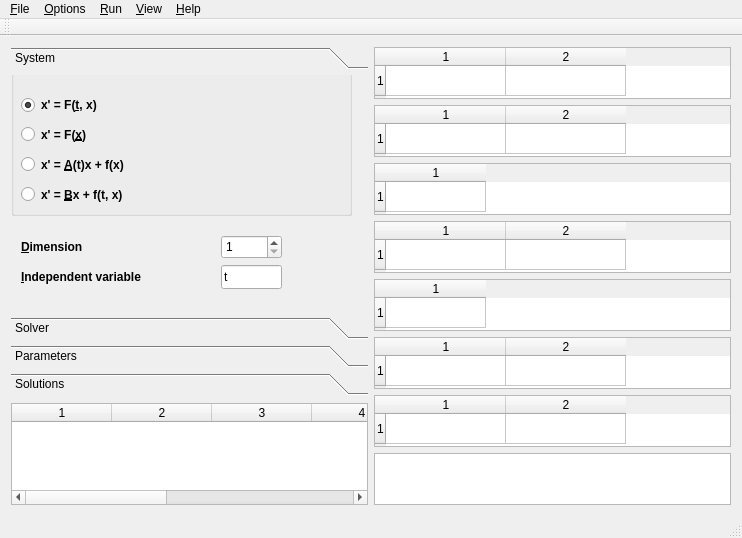
<?xml version="1.0" encoding="UTF-8"?>
<ui version="4.0">
 <class>RungeClass</class>
 <widget class="QMainWindow" name="RungeClass">
  <property name="geometry">
   <rect>
    <x>0</x>
    <y>0</y>
    <width>742</width>
    <height>538</height>
   </rect>
  </property>
  <property name="minimumSize">
   <size>
    <width>742</width>
    <height>538</height>
   </size>
  </property>
  <property name="windowTitle">
   <string>Runge</string>
  </property>
  <property name="windowIcon">
   <iconset resource="runge.qrc">
    <normaloff>:/Runge/Resources/32x32/graph_edge_directed.png</normaloff>:/Runge/Resources/32x32/graph_edge_directed.png</iconset>
  </property>
  <property name="toolTip">
   <string/>
  </property>
  <property name="statusTip">
   <string/>
  </property>
  <widget class="QWidget" name="centralWidget">
   <layout class="QHBoxLayout">
    <item>
     <layout class="QVBoxLayout" name="leftLayout">
      <item>
       <layout class="QVBoxLayout" name="leftVerticalLayout" stretch="0,0">
        <property name="spacing">
         <number>8</number>
        </property>
        <property name="sizeConstraint">
         <enum>QLayout::SetNoConstraint</enum>
        </property>
        <item>
         <widget class="QToolBox" name="toolBox">
          <property name="sizePolicy">
           <sizepolicy hsizetype="Preferred" vsizetype="Expanding">
            <horstretch>0</horstretch>
            <verstretch>0</verstretch>
           </sizepolicy>
          </property>
          <property name="minimumSize">
           <size>
            <width>350</width>
            <height>348</height>
           </size>
          </property>
          <property name="maximumSize">
           <size>
            <width>100000</width>
            <height>348</height>
           </size>
          </property>
          <property name="currentIndex">
           <number>0</number>
          </property>
          <widget class="QWidget" name="page_system">
           <property name="geometry">
            <rect>
             <x>0</x>
             <y>0</y>
             <width>355</width>
             <height>240</height>
            </rect>
           </property>
           <attribute name="label">
            <string>System</string>
           </attribute>
           <widget class="QSpinBox" name="spinBoxDimension">
            <property name="geometry">
             <rect>
              <x>210</x>
              <y>160</y>
              <width>61</width>
              <height>24</height>
             </rect>
            </property>
            <property name="minimum">
             <number>1</number>
            </property>
            <property name="maximum">
             <number>999</number>
            </property>
            <property name="value">
             <number>1</number>
            </property>
           </widget>
           <widget class="QGroupBox" name="groupODEType">
            <property name="geometry">
             <rect>
              <x>0</x>
              <y>-10</y>
              <width>341</width>
              <height>151</height>
             </rect>
            </property>
            <property name="title">
             <string/>
            </property>
            <widget class="QRadioButton" name="radioFTX">
             <property name="geometry">
              <rect>
               <x>10</x>
               <y>30</y>
               <width>231</width>
               <height>20</height>
              </rect>
             </property>
             <property name="font">
              <font>
               <weight>75</weight>
               <italic>false</italic>
               <bold>true</bold>
              </font>
             </property>
             <property name="text">
              <string>x' = F(&amp;t, x)</string>
             </property>
             <property name="checked">
              <bool>true</bool>
             </property>
            </widget>
            <widget class="QRadioButton" name="radioFX">
             <property name="geometry">
              <rect>
               <x>10</x>
               <y>60</y>
               <width>221</width>
               <height>19</height>
              </rect>
             </property>
             <property name="font">
              <font>
               <weight>75</weight>
               <italic>false</italic>
               <bold>true</bold>
              </font>
             </property>
             <property name="toolTip">
              <string/>
             </property>
             <property name="statusTip">
              <string/>
             </property>
             <property name="text">
              <string>x' = F(&amp;x)</string>
             </property>
            </widget>
            <widget class="QRadioButton" name="radioAF">
             <property name="geometry">
              <rect>
               <x>10</x>
               <y>90</y>
               <width>221</width>
               <height>19</height>
              </rect>
             </property>
             <property name="font">
              <font>
               <weight>75</weight>
               <italic>false</italic>
               <bold>true</bold>
              </font>
             </property>
             <property name="text">
              <string>x' = &amp;A(t)x + f(x)</string>
             </property>
            </widget>
            <widget class="QRadioButton" name="radioBF">
             <property name="geometry">
              <rect>
               <x>10</x>
               <y>120</y>
               <width>221</width>
               <height>19</height>
              </rect>
             </property>
             <property name="font">
              <font>
               <weight>75</weight>
               <italic>false</italic>
               <bold>true</bold>
              </font>
             </property>
             <property name="text">
              <string>x' = &amp;Bx + f(t, x)</string>
             </property>
            </widget>
           </widget>
           <widget class="QLabel" name="labelDimension">
            <property name="geometry">
             <rect>
              <x>10</x>
              <y>160</y>
              <width>191</width>
              <height>24</height>
             </rect>
            </property>
            <property name="font">
             <font>
              <weight>75</weight>
              <bold>true</bold>
             </font>
            </property>
            <property name="text">
             <string>&amp;Dimension</string>
            </property>
            <property name="buddy">
             <cstring>spinBoxDimension</cstring>
            </property>
           </widget>
           <widget class="QLabel" name="labelIndepVar">
            <property name="geometry">
             <rect>
              <x>10</x>
              <y>190</y>
              <width>191</width>
              <height>24</height>
             </rect>
            </property>
            <property name="font">
             <font>
              <weight>75</weight>
              <bold>true</bold>
             </font>
            </property>
            <property name="text">
             <string>&amp;Independent variable</string>
            </property>
            <property name="buddy">
             <cstring>editIndepVar</cstring>
            </property>
           </widget>
           <widget class="QLineEdit" name="editIndepVar">
            <property name="geometry">
             <rect>
              <x>210</x>
              <y>190</y>
              <width>61</width>
              <height>24</height>
             </rect>
            </property>
            <property name="text">
             <string>t</string>
            </property>
           </widget>
          </widget>
          <widget class="QWidget" name="page_method">
           <property name="geometry">
            <rect>
             <x>0</x>
             <y>0</y>
             <width>355</width>
             <height>240</height>
            </rect>
           </property>
           <attribute name="label">
            <string>Solver</string>
           </attribute>
           <widget class="QListWidget" name="listSolvers">
            <property name="geometry">
             <rect>
              <x>10</x>
              <y>10</y>
              <width>331</width>
              <height>201</height>
             </rect>
            </property>
            <property name="toolTip">
             <string>Solvers available for selected System Type</string>
            </property>
           </widget>
          </widget>
          <widget class="QWidget" name="page_parameters">
           <property name="geometry">
            <rect>
             <x>0</x>
             <y>0</y>
             <width>355</width>
             <height>240</height>
            </rect>
           </property>
           <attribute name="label">
            <string>Parameters</string>
           </attribute>
           <widget class="QLabel" name="labelEndT">
            <property name="geometry">
             <rect>
              <x>10</x>
              <y>40</y>
              <width>51</width>
              <height>24</height>
             </rect>
            </property>
            <property name="font">
             <font>
              <weight>75</weight>
              <bold>true</bold>
             </font>
            </property>
            <property name="text">
             <string>En&amp;d</string>
            </property>
            <property name="buddy">
             <cstring>editEndT</cstring>
            </property>
           </widget>
           <widget class="QLineEdit" name="editEndT">
            <property name="geometry">
             <rect>
              <x>60</x>
              <y>40</y>
              <width>61</width>
              <height>24</height>
             </rect>
            </property>
            <property name="toolTip">
             <string>End value for the Independent Variable</string>
            </property>
            <property name="text">
             <string>1.</string>
            </property>
           </widget>
           <widget class="QLineEdit" name="editStartT">
            <property name="geometry">
             <rect>
              <x>60</x>
              <y>10</y>
              <width>61</width>
              <height>24</height>
             </rect>
            </property>
            <property name="toolTip">
             <string>Start value for the Independent Variable</string>
            </property>
            <property name="text">
             <string>0.</string>
            </property>
           </widget>
           <widget class="QLabel" name="labelStartT">
            <property name="geometry">
             <rect>
              <x>10</x>
              <y>10</y>
              <width>51</width>
              <height>24</height>
             </rect>
            </property>
            <property name="font">
             <font>
              <weight>75</weight>
              <bold>true</bold>
             </font>
            </property>
            <property name="text">
             <string>&amp;Start</string>
            </property>
            <property name="buddy">
             <cstring>editStartT</cstring>
            </property>
           </widget>
           <widget class="QTableWidget" name="tableMacros">
            <property name="geometry">
             <rect>
              <x>130</x>
              <y>50</y>
              <width>211</width>
              <height>165</height>
             </rect>
            </property>
            <property name="toolTip">
             <string>Macros and their values</string>
            </property>
            <property name="columnCount">
             <number>2</number>
            </property>
            <attribute name="horizontalHeaderDefaultSectionSize">
             <number>110</number>
            </attribute>
            <column/>
            <column/>
           </widget>
           <widget class="QLabel" name="labelMacros">
            <property name="geometry">
             <rect>
              <x>130</x>
              <y>20</y>
              <width>121</width>
              <height>24</height>
             </rect>
            </property>
            <property name="font">
             <font>
              <weight>75</weight>
              <bold>true</bold>
             </font>
            </property>
            <property name="text">
             <string>&amp;Macros</string>
            </property>
            <property name="buddy">
             <cstring>tableMacros</cstring>
            </property>
           </widget>
           <widget class="QPushButton" name="addMacro">
            <property name="geometry">
             <rect>
              <x>290</x>
              <y>20</y>
              <width>21</width>
              <height>23</height>
             </rect>
            </property>
            <property name="toolTip">
             <string>Add new macro to the table</string>
            </property>
            <property name="text">
             <string>+</string>
            </property>
           </widget>
           <widget class="QPushButton" name="removeMacro">
            <property name="geometry">
             <rect>
              <x>320</x>
              <y>20</y>
              <width>21</width>
              <height>23</height>
             </rect>
            </property>
            <property name="toolTip">
             <string>Remove selected macro</string>
            </property>
            <property name="text">
             <string>-</string>
            </property>
           </widget>
           <widget class="QLabel" name="labelStep">
            <property name="geometry">
             <rect>
              <x>10</x>
              <y>70</y>
              <width>51</width>
              <height>24</height>
             </rect>
            </property>
            <property name="font">
             <font>
              <weight>75</weight>
              <bold>true</bold>
             </font>
            </property>
            <property name="text">
             <string>&amp;H</string>
            </property>
            <property name="buddy">
             <cstring>editStep</cstring>
            </property>
           </widget>
           <widget class="QLineEdit" name="editStep">
            <property name="geometry">
             <rect>
              <x>60</x>
              <y>70</y>
              <width>61</width>
              <height>24</height>
             </rect>
            </property>
            <property name="toolTip">
             <string>Initial step</string>
            </property>
            <property name="text">
             <string>0.01</string>
            </property>
           </widget>
           <widget class="QLineEdit" name="editStepMin">
            <property name="geometry">
             <rect>
              <x>60</x>
              <y>100</y>
              <width>61</width>
              <height>24</height>
             </rect>
            </property>
            <property name="toolTip">
             <string>Minimum step allowed</string>
            </property>
            <property name="text">
             <string>1.e-5</string>
            </property>
           </widget>
           <widget class="QLabel" name="labelStepMin">
            <property name="geometry">
             <rect>
              <x>10</x>
              <y>100</y>
              <width>51</width>
              <height>24</height>
             </rect>
            </property>
            <property name="font">
             <font>
              <weight>75</weight>
              <bold>true</bold>
             </font>
            </property>
            <property name="text">
             <string>H&amp;min</string>
            </property>
            <property name="buddy">
             <cstring>editStepMin</cstring>
            </property>
           </widget>
           <widget class="QLineEdit" name="editStepMax">
            <property name="geometry">
             <rect>
              <x>60</x>
              <y>130</y>
              <width>61</width>
              <height>24</height>
             </rect>
            </property>
            <property name="toolTip">
             <string>Maximum step allowed</string>
            </property>
            <property name="text">
             <string>0.1</string>
            </property>
           </widget>
           <widget class="QLabel" name="labelStepMax">
            <property name="geometry">
             <rect>
              <x>10</x>
              <y>130</y>
              <width>51</width>
              <height>24</height>
             </rect>
            </property>
            <property name="font">
             <font>
              <weight>75</weight>
              <bold>true</bold>
             </font>
            </property>
            <property name="text">
             <string>Hma&amp;x</string>
            </property>
            <property name="buddy">
             <cstring>editStepMax</cstring>
            </property>
           </widget>
           <widget class="QLineEdit" name="editEps">
            <property name="geometry">
             <rect>
              <x>60</x>
              <y>160</y>
              <width>61</width>
              <height>24</height>
             </rect>
            </property>
            <property name="toolTip">
             <string>Maximum residual per step allowed</string>
            </property>
            <property name="text">
             <string>1.e-10</string>
            </property>
           </widget>
           <widget class="QLabel" name="labelEps">
            <property name="geometry">
             <rect>
              <x>10</x>
              <y>160</y>
              <width>51</width>
              <height>24</height>
             </rect>
            </property>
            <property name="font">
             <font>
              <weight>75</weight>
              <bold>true</bold>
             </font>
            </property>
            <property name="text">
             <string>&amp;Eps</string>
            </property>
            <property name="buddy">
             <cstring>editEps</cstring>
            </property>
           </widget>
           <widget class="QLineEdit" name="editP">
            <property name="geometry">
             <rect>
              <x>60</x>
              <y>190</y>
              <width>61</width>
              <height>24</height>
             </rect>
            </property>
            <property name="toolTip">
             <string>Relative residual measure threshold</string>
            </property>
            <property name="text">
             <string>10.</string>
            </property>
           </widget>
           <widget class="QLabel" name="labelP">
            <property name="geometry">
             <rect>
              <x>10</x>
              <y>190</y>
              <width>51</width>
              <height>24</height>
             </rect>
            </property>
            <property name="font">
             <font>
              <weight>75</weight>
              <bold>true</bold>
             </font>
            </property>
            <property name="text">
             <string>&amp;P</string>
            </property>
            <property name="buddy">
             <cstring>editP</cstring>
            </property>
           </widget>
          </widget>
          <widget class="QWidget" name="page_solutions">
           <property name="geometry">
            <rect>
             <x>0</x>
             <y>0</y>
             <width>355</width>
             <height>240</height>
            </rect>
           </property>
           <attribute name="label">
            <string>Solutions</string>
           </attribute>
           <widget class="QCheckBox" name="checkBoxShowAllPoints">
            <property name="enabled">
             <bool>false</bool>
            </property>
            <property name="geometry">
             <rect>
              <x>10</x>
              <y>11</y>
              <width>151</width>
              <height>24</height>
             </rect>
            </property>
            <property name="font">
             <font>
              <weight>75</weight>
              <bold>true</bold>
             </font>
            </property>
            <property name="toolTip">
             <string>Show all computed points even if there are millions of them (might take a while)</string>
            </property>
            <property name="text">
             <string>Show &amp;All Points</string>
            </property>
           </widget>
           <widget class="QPushButton" name="pushButtonRemoveSolution">
            <property name="enabled">
             <bool>false</bool>
            </property>
            <property name="geometry">
             <rect>
              <x>260</x>
              <y>10</y>
              <width>81</width>
              <height>26</height>
             </rect>
            </property>
            <property name="font">
             <font>
              <weight>75</weight>
              <bold>true</bold>
             </font>
            </property>
            <property name="toolTip">
             <string>Remove selected solution</string>
            </property>
            <property name="text">
             <string>&amp;Delete</string>
            </property>
           </widget>
           <widget class="QPushButton" name="pushButtonExportSolution">
            <property name="enabled">
             <bool>false</bool>
            </property>
            <property name="geometry">
             <rect>
              <x>170</x>
              <y>10</y>
              <width>81</width>
              <height>26</height>
             </rect>
            </property>
            <property name="font">
             <font>
              <weight>75</weight>
              <bold>true</bold>
             </font>
            </property>
            <property name="toolTip">
             <string>Export selected solution to a file</string>
            </property>
            <property name="text">
             <string>E&amp;xport</string>
            </property>
           </widget>
          </widget>
         </widget>
        </item>
        <item>
         <widget class="QTableWidget" name="tableSolutions">
          <property name="minimumSize">
           <size>
            <width>355</width>
            <height>50</height>
           </size>
          </property>
          <property name="toolTip">
           <string>Computed solutions</string>
          </property>
          <property name="editTriggers">
           <set>QAbstractItemView::NoEditTriggers</set>
          </property>
          <property name="selectionMode">
           <enum>QAbstractItemView::ExtendedSelection</enum>
          </property>
          <property name="selectionBehavior">
           <enum>QAbstractItemView::SelectRows</enum>
          </property>
          <property name="columnCount">
           <number>7</number>
          </property>
          <column/>
          <column/>
          <column/>
          <column/>
          <column/>
          <column/>
          <column/>
         </widget>
        </item>
       </layout>
      </item>
     </layout>
    </item>
    <item>
     <layout class="QVBoxLayout" name="rightLayout">
      <item>
       <widget class="QTableWidget" name="tableFtx">
        <property name="mouseTracking">
         <bool>false</bool>
        </property>
        <property name="toolTip">
         <string>F(t,x) equation</string>
        </property>
        <property name="rowCount">
         <number>1</number>
        </property>
        <property name="columnCount">
         <number>2</number>
        </property>
        <attribute name="horizontalHeaderDefaultSectionSize">
         <number>120</number>
        </attribute>
        <row/>
        <column/>
        <column/>
       </widget>
      </item>
      <item>
       <widget class="QTableWidget" name="tableFi">
        <property name="toolTip">
         <string>f(x) member</string>
        </property>
        <property name="rowCount">
         <number>1</number>
        </property>
        <property name="columnCount">
         <number>2</number>
        </property>
        <attribute name="horizontalHeaderDefaultSectionSize">
         <number>120</number>
        </attribute>
        <row/>
        <column/>
        <column/>
       </widget>
      </item>
      <item>
       <widget class="QTableWidget" name="tableA">
        <property name="toolTip">
         <string>Matrix A(t)</string>
        </property>
        <property name="rowCount">
         <number>1</number>
        </property>
        <property name="columnCount">
         <number>1</number>
        </property>
        <row/>
        <column/>
       </widget>
      </item>
      <item>
       <widget class="QTableWidget" name="tableFx">
        <property name="toolTip">
         <string>F(x) equation</string>
        </property>
        <property name="rowCount">
         <number>1</number>
        </property>
        <property name="columnCount">
         <number>2</number>
        </property>
        <attribute name="horizontalHeaderDefaultSectionSize">
         <number>120</number>
        </attribute>
        <row/>
        <column/>
        <column/>
       </widget>
      </item>
      <item>
       <widget class="QTableWidget" name="tableB">
        <property name="toolTip">
         <string>Matrix B</string>
        </property>
        <property name="rowCount">
         <number>1</number>
        </property>
        <property name="columnCount">
         <number>1</number>
        </property>
        <row/>
        <column/>
       </widget>
      </item>
      <item>
       <widget class="QTableWidget" name="tableStartValues">
        <property name="toolTip">
         <string>Start Values</string>
        </property>
        <property name="rowCount">
         <number>1</number>
        </property>
        <property name="columnCount">
         <number>2</number>
        </property>
        <attribute name="horizontalHeaderDefaultSectionSize">
         <number>120</number>
        </attribute>
        <row/>
        <column/>
        <column/>
       </widget>
      </item>
      <item>
       <widget class="QTableWidget" name="tableUtx">
        <property name="toolTip">
         <string>f(t,x) member</string>
        </property>
        <property name="rowCount">
         <number>1</number>
        </property>
        <property name="columnCount">
         <number>2</number>
        </property>
        <attribute name="horizontalHeaderDefaultSectionSize">
         <number>120</number>
        </attribute>
        <row/>
        <column/>
        <column/>
       </widget>
      </item>
      <item>
       <widget class="QTableWidget" name="tableSolutionPoints">
        <property name="toolTip">
         <string>Current solution</string>
        </property>
        <property name="columnCount">
         <number>0</number>
        </property>
       </widget>
      </item>
     </layout>
    </item>
   </layout>
  </widget>
  <widget class="QMenuBar" name="menuBar">
   <property name="geometry">
    <rect>
     <x>0</x>
     <y>0</y>
     <width>742</width>
     <height>21</height>
    </rect>
   </property>
   <widget class="QMenu" name="menuFile">
    <property name="title">
     <string>&amp;File</string>
    </property>
    <widget class="QMenu" name="menuOpen_Recent">
     <property name="title">
      <string>Open &amp;Recent</string>
     </property>
     <addaction name="actionMRU1"/>
     <addaction name="actionMRU2"/>
     <addaction name="actionMRU3"/>
     <addaction name="actionMRU4"/>
     <addaction name="separator"/>
     <addaction name="actionClearAllMRUs"/>
    </widget>
    <addaction name="action_New"/>
    <addaction name="action_Open"/>
    <addaction name="menuOpen_Recent"/>
    <addaction name="action_Save"/>
    <addaction name="actionSave_As"/>
    <addaction name="separator"/>
    <addaction name="actionE_xit"/>
   </widget>
   <widget class="QMenu" name="menu_Run">
    <property name="title">
     <string>&amp;Run</string>
    </property>
    <addaction name="action_Start"/>
    <addaction name="action_Pause"/>
    <addaction name="actionResume"/>
    <addaction name="actionS_top"/>
   </widget>
   <widget class="QMenu" name="menu_Options">
    <property name="title">
     <string>&amp;Options</string>
    </property>
    <widget class="QMenu" name="menuLanguage">
     <property name="tearOffEnabled">
      <bool>false</bool>
     </property>
     <property name="title">
      <string>&amp;Language</string>
     </property>
     <property name="icon">
      <iconset resource="runge.qrc">
       <normaloff>:/Runge/Resources/16x16/world_16.png</normaloff>:/Runge/Resources/16x16/world_16.png</iconset>
     </property>
     <addaction name="action_English"/>
     <addaction name="action_Russian"/>
    </widget>
    <addaction name="actionConfiguration"/>
    <addaction name="action_Font"/>
    <addaction name="menuLanguage"/>
   </widget>
   <widget class="QMenu" name="menuView">
    <property name="title">
     <string>&amp;View</string>
    </property>
    <addaction name="action_2D_Draw"/>
    <addaction name="action_3D_Draw"/>
   </widget>
   <widget class="QMenu" name="menu_Help">
    <property name="title">
     <string>&amp;Help</string>
    </property>
    <addaction name="action_Contents"/>
    <addaction name="action_About_Runge"/>
   </widget>
   <addaction name="menuFile"/>
   <addaction name="menu_Options"/>
   <addaction name="menu_Run"/>
   <addaction name="menuView"/>
   <addaction name="menu_Help"/>
  </widget>
  <widget class="QToolBar" name="mainToolBar">
   <property name="windowTitle">
    <string>Main Toolbar</string>
   </property>
   <property name="allowedAreas">
    <set>Qt::LeftToolBarArea|Qt::RightToolBarArea|Qt::TopToolBarArea</set>
   </property>
   <property name="floatable">
    <bool>false</bool>
   </property>
   <attribute name="toolBarArea">
    <enum>TopToolBarArea</enum>
   </attribute>
   <attribute name="toolBarBreak">
    <bool>false</bool>
   </attribute>
  </widget>
  <widget class="QStatusBar" name="statusBar"/>
  <action name="action_New">
   <property name="icon">
    <iconset resource="runge.qrc">
     <normaloff>:/Runge/Resources/filenew.png</normaloff>:/Runge/Resources/filenew.png</iconset>
   </property>
   <property name="text">
    <string>&amp;New</string>
   </property>
   <property name="statusTip">
    <string>Create new system</string>
   </property>
   <property name="shortcut">
    <string>Ctrl+N</string>
   </property>
   <property name="iconVisibleInMenu">
    <bool>true</bool>
   </property>
  </action>
  <action name="action_Open">
   <property name="icon">
    <iconset resource="runge.qrc">
     <normaloff>:/Runge/Resources/folder.png</normaloff>:/Runge/Resources/folder.png</iconset>
   </property>
   <property name="text">
    <string>&amp;Open</string>
   </property>
   <property name="statusTip">
    <string>Open previously saved system</string>
   </property>
   <property name="shortcut">
    <string>Ctrl+O</string>
   </property>
   <property name="iconVisibleInMenu">
    <bool>true</bool>
   </property>
  </action>
  <action name="action_Close">
   <property name="text">
    <string>&amp;Close</string>
   </property>
  </action>
  <action name="actionOpen_Recent">
   <property name="text">
    <string>Open &amp;Recent...</string>
   </property>
  </action>
  <action name="action_Start">
   <property name="icon">
    <iconset resource="runge.qrc">
     <normaloff>:/Runge/Resources/media_play_green.png</normaloff>:/Runge/Resources/media_play_green.png</iconset>
   </property>
   <property name="text">
    <string>&amp;Start</string>
   </property>
   <property name="statusTip">
    <string>Start solving current system using current values</string>
   </property>
   <property name="iconVisibleInMenu">
    <bool>true</bool>
   </property>
  </action>
  <action name="action_Pause">
   <property name="checkable">
    <bool>false</bool>
   </property>
   <property name="icon">
    <iconset resource="runge.qrc">
     <normaloff>:/Runge/Resources/media_pause.png</normaloff>:/Runge/Resources/media_pause.png</iconset>
   </property>
   <property name="text">
    <string>&amp;Pause</string>
   </property>
   <property name="statusTip">
    <string>Pause solving process</string>
   </property>
   <property name="iconVisibleInMenu">
    <bool>true</bool>
   </property>
  </action>
  <action name="actionS_top">
   <property name="icon">
    <iconset resource="runge.qrc">
     <normaloff>:/Runge/Resources/media_stop_red.png</normaloff>:/Runge/Resources/media_stop_red.png</iconset>
   </property>
   <property name="text">
    <string>S&amp;top</string>
   </property>
   <property name="statusTip">
    <string>Stop solving process</string>
   </property>
   <property name="iconVisibleInMenu">
    <bool>true</bool>
   </property>
  </action>
  <action name="actionE_xit">
   <property name="icon">
    <iconset resource="runge.qrc">
     <normaloff>:/Runge/Resources/exit.png</normaloff>:/Runge/Resources/exit.png</iconset>
   </property>
   <property name="text">
    <string>E&amp;xit</string>
   </property>
   <property name="statusTip">
    <string>Exit Runge</string>
   </property>
   <property name="shortcut">
    <string>Ctrl+Q</string>
   </property>
   <property name="iconVisibleInMenu">
    <bool>true</bool>
   </property>
  </action>
  <action name="action_Save">
   <property name="enabled">
    <bool>true</bool>
   </property>
   <property name="icon">
    <iconset resource="runge.qrc">
     <normaloff>:/Runge/Resources/disk_blue.png</normaloff>:/Runge/Resources/disk_blue.png</iconset>
   </property>
   <property name="text">
    <string>&amp;Save</string>
   </property>
   <property name="statusTip">
    <string>Save current system and all solutions to a file</string>
   </property>
   <property name="shortcut">
    <string>Ctrl+S</string>
   </property>
   <property name="iconVisibleInMenu">
    <bool>true</bool>
   </property>
  </action>
  <action name="actionSave_As">
   <property name="icon">
    <iconset resource="runge.qrc">
     <normaloff>:/Runge/Resources/save_as.png</normaloff>:/Runge/Resources/save_as.png</iconset>
   </property>
   <property name="text">
    <string>Save &amp;As...</string>
   </property>
   <property name="statusTip">
    <string>Save current system and all solutions to another file</string>
   </property>
   <property name="iconVisibleInMenu">
    <bool>true</bool>
   </property>
  </action>
  <action name="action_Font">
   <property name="icon">
    <iconset resource="runge.qrc">
     <normaloff>:/Runge/Resources/font.png</normaloff>:/Runge/Resources/font.png</iconset>
   </property>
   <property name="text">
    <string>&amp;Font</string>
   </property>
   <property name="statusTip">
    <string>Choose font for entering system equations</string>
   </property>
   <property name="iconVisibleInMenu">
    <bool>true</bool>
   </property>
  </action>
  <action name="actionResume">
   <property name="icon">
    <iconset resource="runge.qrc">
     <normaloff>:/Runge/Resources/media_step_forward.png</normaloff>:/Runge/Resources/media_step_forward.png</iconset>
   </property>
   <property name="text">
    <string>&amp;Resume</string>
   </property>
   <property name="statusTip">
    <string>Resume solving process</string>
   </property>
   <property name="iconVisibleInMenu">
    <bool>true</bool>
   </property>
  </action>
  <action name="actionConfiguration">
   <property name="icon">
    <iconset resource="runge.qrc">
     <normaloff>:/Runge/Resources/16x16/wrench.png</normaloff>:/Runge/Resources/16x16/wrench.png</iconset>
   </property>
   <property name="text">
    <string>&amp;Configuration</string>
   </property>
   <property name="statusTip">
    <string>Choose configuration file (configures custom solvers)</string>
   </property>
   <property name="iconVisibleInMenu">
    <bool>true</bool>
   </property>
  </action>
  <action name="action_2D_Draw">
   <property name="icon">
    <iconset resource="runge.qrc">
     <normaloff>:/Runge/Resources/document_view.png</normaloff>:/Runge/Resources/document_view.png</iconset>
   </property>
   <property name="text">
    <string>&amp;2D Draw</string>
   </property>
   <property name="statusTip">
    <string>Open 2D drawer window</string>
   </property>
   <property name="iconVisibleInMenu">
    <bool>true</bool>
   </property>
  </action>
  <action name="action_English">
   <property name="icon">
    <iconset resource="runge.qrc">
     <normaloff>:/Runge/Resources/16x16/flag_usa.png</normaloff>:/Runge/Resources/16x16/flag_usa.png</iconset>
   </property>
   <property name="text">
    <string>&amp;English</string>
   </property>
   <property name="statusTip">
    <string>Choose English interface language</string>
   </property>
   <property name="iconVisibleInMenu">
    <bool>true</bool>
   </property>
  </action>
  <action name="action_Russian">
   <property name="icon">
    <iconset resource="runge.qrc">
     <normaloff>:/Runge/Resources/16x16/flag_russia.png</normaloff>:/Runge/Resources/16x16/flag_russia.png</iconset>
   </property>
   <property name="text">
    <string>&amp;Russian</string>
   </property>
   <property name="statusTip">
    <string>Choose Russian interface language</string>
   </property>
   <property name="iconVisibleInMenu">
    <bool>true</bool>
   </property>
  </action>
  <action name="action_Contents">
   <property name="icon">
    <iconset resource="runge.qrc">
     <normaloff>:/Runge/Resources/16x16/help.png</normaloff>:/Runge/Resources/16x16/help.png</iconset>
   </property>
   <property name="text">
    <string>&amp;Contents</string>
   </property>
   <property name="statusTip">
    <string>Open Help (assistant)</string>
   </property>
   <property name="shortcut">
    <string>F1</string>
   </property>
   <property name="iconVisibleInMenu">
    <bool>true</bool>
   </property>
  </action>
  <action name="action_About_Runge">
   <property name="icon">
    <iconset resource="runge.qrc">
     <normaloff>:/Runge/Resources/16x16/graph_edge_directed.png</normaloff>:/Runge/Resources/16x16/graph_edge_directed.png</iconset>
   </property>
   <property name="text">
    <string>&amp;About Runge</string>
   </property>
   <property name="statusTip">
    <string>Show information about Runge</string>
   </property>
  </action>
  <action name="actionMRU1">
   <property name="icon">
    <iconset resource="runge.qrc">
     <normaloff>:/Runge/Resources/folder.png</normaloff>:/Runge/Resources/folder.png</iconset>
   </property>
   <property name="text">
    <string>&amp;1</string>
   </property>
  </action>
  <action name="actionMRU2">
   <property name="icon">
    <iconset resource="runge.qrc">
     <normaloff>:/Runge/Resources/folder.png</normaloff>:/Runge/Resources/folder.png</iconset>
   </property>
   <property name="text">
    <string>&amp;2</string>
   </property>
  </action>
  <action name="actionMRU3">
   <property name="icon">
    <iconset resource="runge.qrc">
     <normaloff>:/Runge/Resources/folder.png</normaloff>:/Runge/Resources/folder.png</iconset>
   </property>
   <property name="text">
    <string>&amp;3</string>
   </property>
  </action>
  <action name="actionMRU4">
   <property name="icon">
    <iconset resource="runge.qrc">
     <normaloff>:/Runge/Resources/folder.png</normaloff>:/Runge/Resources/folder.png</iconset>
   </property>
   <property name="text">
    <string>&amp;4</string>
   </property>
  </action>
  <action name="actionClearAllMRUs">
   <property name="text">
    <string>&amp;Clear all items</string>
   </property>
  </action>
  <action name="action_3D_Draw">
   <property name="icon">
    <iconset resource="runge.qrc">
     <normaloff>:/Runge/Resources/32x32/environment.png</normaloff>:/Runge/Resources/32x32/environment.png</iconset>
   </property>
   <property name="text">
    <string>&amp;3D Draw</string>
   </property>
  </action>
 </widget>
 <layoutdefault spacing="6" margin="11"/>
 <resources>
  <include location="runge.qrc"/>
 </resources>
 <connections/>
</ui>
